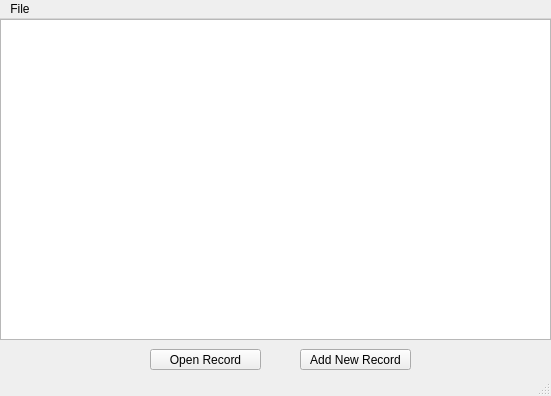
<?xml version="1.0" encoding="UTF-8"?>
<ui version="4.0">
 <class>MainWindow</class>
 <widget class="QMainWindow" name="MainWindow">
  <property name="geometry">
   <rect>
    <x>0</x>
    <y>0</y>
    <width>551</width>
    <height>396</height>
   </rect>
  </property>
  <property name="windowTitle">
   <string>MainWindow</string>
  </property>
  <widget class="QWidget" name="centralwidget">
   <widget class="QListWidget" name="patient_records_list_widget">
    <property name="geometry">
     <rect>
      <x>0</x>
      <y>0</y>
      <width>551</width>
      <height>321</height>
     </rect>
    </property>
   </widget>
   <widget class="QPushButton" name="open_record_button">
    <property name="geometry">
     <rect>
      <x>150</x>
      <y>330</y>
      <width>111</width>
      <height>21</height>
     </rect>
    </property>
    <property name="text">
     <string>Open Record</string>
    </property>
   </widget>
   <widget class="QPushButton" name="add_new_record_button">
    <property name="geometry">
     <rect>
      <x>300</x>
      <y>330</y>
      <width>111</width>
      <height>21</height>
     </rect>
    </property>
    <property name="text">
     <string>Add New Record</string>
    </property>
   </widget>
  </widget>
  <widget class="QStatusBar" name="statusbar"/>
  <widget class="QMenuBar" name="menubar">
   <property name="geometry">
    <rect>
     <x>0</x>
     <y>0</y>
     <width>551</width>
     <height>22</height>
    </rect>
   </property>
   <widget class="QMenu" name="menuSearch_Patient">
    <property name="title">
     <string>File</string>
    </property>
    <addaction name="actionShow_Patients"/>
    <addaction name="actionQuit"/>
   </widget>
   <addaction name="menuSearch_Patient"/>
  </widget>
  <action name="actionShow_Patients">
   <property name="text">
    <string>Show Patients</string>
   </property>
  </action>
  <action name="actionQuit">
   <property name="text">
    <string>Quit</string>
   </property>
  </action>
 </widget>
 <resources/>
 <connections/>
</ui>
